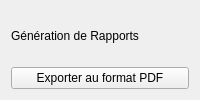
<?xml version="1.0" encoding="UTF-8"?>
<ui version="4.0">
 <class>Reports</class>
 <widget class="QWidget" name="Reports">
  <layout class="QVBoxLayout" name="verticalLayout">
   <item>
    <widget class="QLabel" name="reportsTitle">
     <property name="text">
      <string>Génération de Rapports</string>
     </property>
    </widget>
   </item>
   <item>
    <widget class="QPushButton" name="generatePDFButton">
     <property name="text">
      <string>Exporter au format PDF</string>
     </property>
    </widget>
   </item>
  </layout>
 </widget>
 <resources/>
 <connections/>
</ui>
